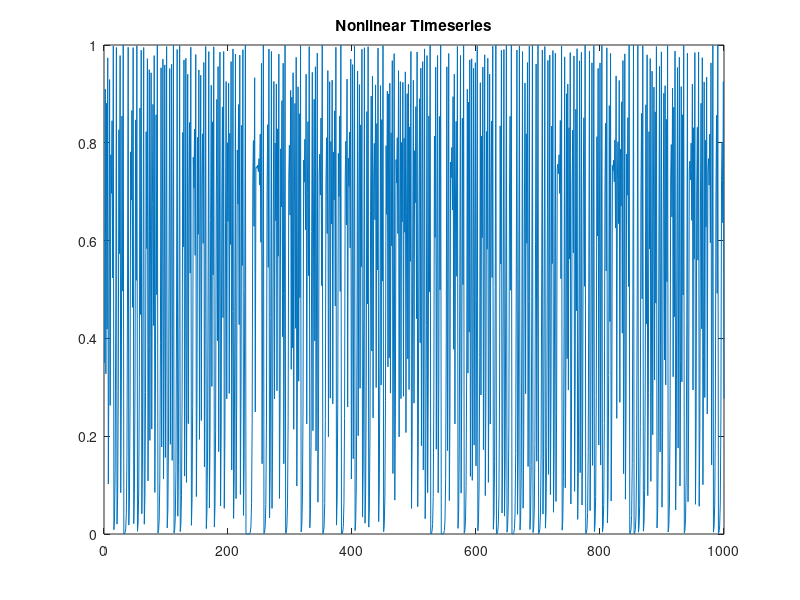
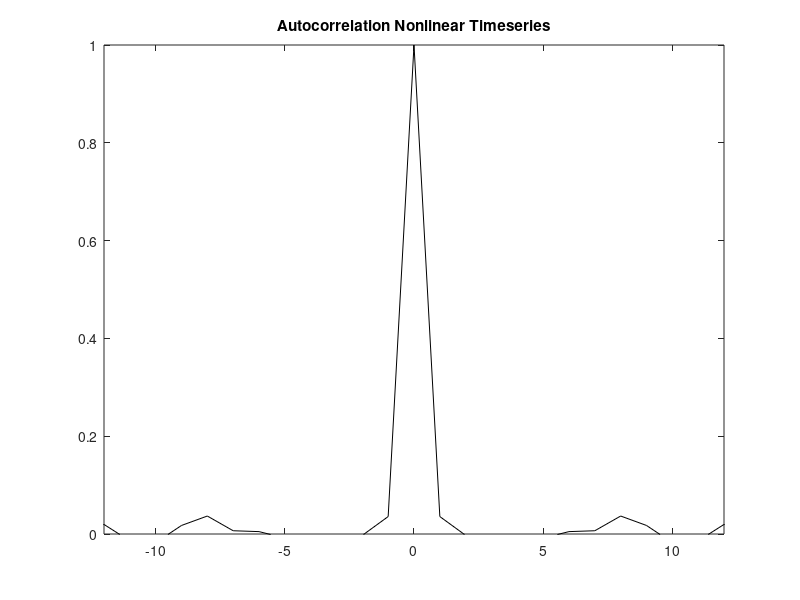
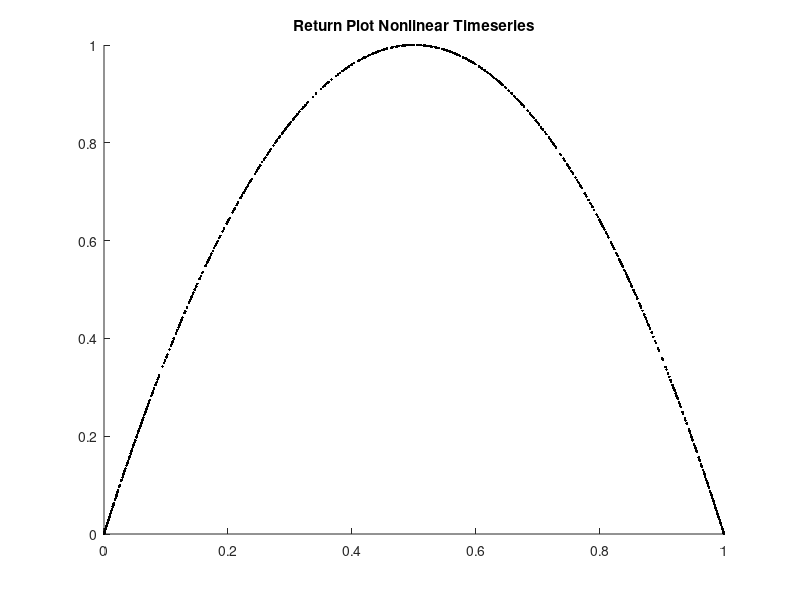

Write MATLAB code to recreate these figures, in order.
% pr17_4.m
% Nonlinear Time Series
clear;
% Measurement Function and Initial x value
p=4.0;
x2(1)=0.35;
for n=2:1000
    x2(n)=p*x2(n-1)*(1-x2(n-1)); % No Dynamic Noise Term
end
% Plot Timeseries
figure;plot(x2)
title('Nonlinear Timeseries')
% Autocorrelation
tt=-(length(x2)-1):length(x2)-1;
x2COV=xcov(x2,'coeff');
figure;
plot(tt,x2COV,'k');
axis([-12 12 0 1]);
title('Autocorrelation Nonlinear Timeseries');
% Return Plot
figure;
hold;
for i=2:length(x2);
    plot(x2(i-1),x2(i),'k.');
end;
title('Return Plot Nonlinear Timeseries');   
